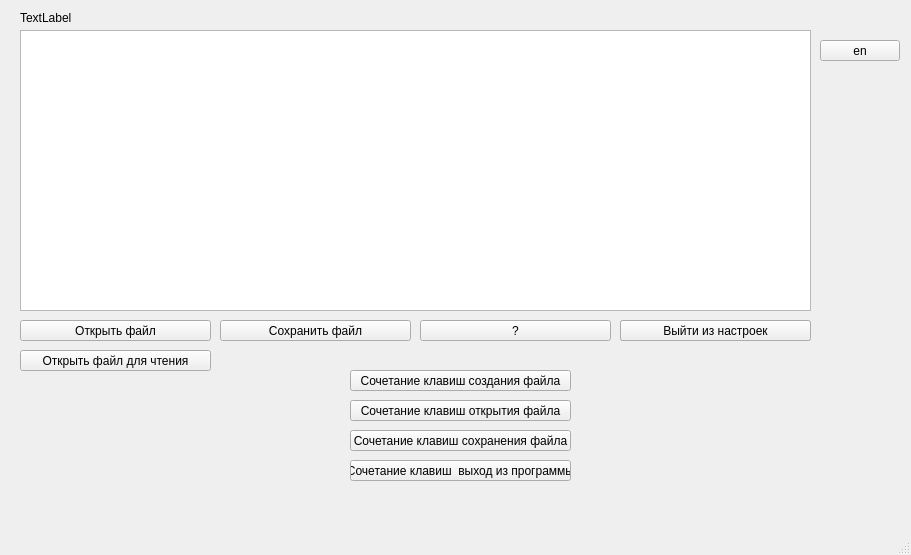
<?xml version="1.0" encoding="UTF-8"?>
<ui version="4.0">
 <class>MainWindow</class>
 <widget class="QMainWindow" name="MainWindow">
  <property name="geometry">
   <rect>
    <x>0</x>
    <y>0</y>
    <width>911</width>
    <height>555</height>
   </rect>
  </property>
  <property name="windowTitle">
   <string>MainWindow</string>
  </property>
  <widget class="QWidget" name="centralwidget">
   <widget class="QPlainTextEdit" name="plainTextEdit">
    <property name="geometry">
     <rect>
      <x>20</x>
      <y>30</y>
      <width>791</width>
      <height>281</height>
     </rect>
    </property>
   </widget>
   <widget class="QPushButton" name="pushButton">
    <property name="geometry">
     <rect>
      <x>20</x>
      <y>320</y>
      <width>191</width>
      <height>21</height>
     </rect>
    </property>
    <property name="text">
     <string>Открыть файл</string>
    </property>
   </widget>
   <widget class="QPushButton" name="pushButton_2">
    <property name="geometry">
     <rect>
      <x>220</x>
      <y>320</y>
      <width>191</width>
      <height>21</height>
     </rect>
    </property>
    <property name="text">
     <string>Сохранить файл</string>
    </property>
   </widget>
   <widget class="QLabel" name="label">
    <property name="geometry">
     <rect>
      <x>20</x>
      <y>10</y>
      <width>221</width>
      <height>16</height>
     </rect>
    </property>
    <property name="text">
     <string>TextLabel</string>
    </property>
   </widget>
   <widget class="QPushButton" name="pushButton_3">
    <property name="geometry">
     <rect>
      <x>420</x>
      <y>320</y>
      <width>191</width>
      <height>21</height>
     </rect>
    </property>
    <property name="text">
     <string>?</string>
    </property>
   </widget>
   <widget class="QPushButton" name="pushButton_4">
    <property name="geometry">
     <rect>
      <x>20</x>
      <y>350</y>
      <width>191</width>
      <height>21</height>
     </rect>
    </property>
    <property name="text">
     <string>Открыть файл для чтения</string>
    </property>
   </widget>
   <widget class="QPushButton" name="pushButton_5">
    <property name="geometry">
     <rect>
      <x>620</x>
      <y>320</y>
      <width>191</width>
      <height>21</height>
     </rect>
    </property>
    <property name="text">
     <string>Настройки</string>
    </property>
   </widget>
   <widget class="QPushButton" name="pushButton_6">
    <property name="geometry">
     <rect>
      <x>350</x>
      <y>430</y>
      <width>221</width>
      <height>21</height>
     </rect>
    </property>
    <property name="text">
     <string>Сочетание клавиш сохранения файла</string>
    </property>
   </widget>
   <widget class="QPushButton" name="pushButton_7">
    <property name="geometry">
     <rect>
      <x>350</x>
      <y>460</y>
      <width>221</width>
      <height>21</height>
     </rect>
    </property>
    <property name="text">
     <string>Сочетание клавиш  выход из программы</string>
    </property>
   </widget>
   <widget class="QPushButton" name="pushButton_8">
    <property name="geometry">
     <rect>
      <x>350</x>
      <y>400</y>
      <width>221</width>
      <height>21</height>
     </rect>
    </property>
    <property name="text">
     <string>Сочетание клавиш открытия файла</string>
    </property>
   </widget>
   <widget class="QPushButton" name="pushButton_9">
    <property name="geometry">
     <rect>
      <x>350</x>
      <y>370</y>
      <width>221</width>
      <height>21</height>
     </rect>
    </property>
    <property name="text">
     <string>Сочетание клавиш создания файла</string>
    </property>
   </widget>
   <widget class="QPushButton" name="pushButton_10">
    <property name="geometry">
     <rect>
      <x>620</x>
      <y>320</y>
      <width>191</width>
      <height>21</height>
     </rect>
    </property>
    <property name="text">
     <string>Выйти из настроек</string>
    </property>
   </widget>
   <widget class="QPushButton" name="pushButton_11">
    <property name="geometry">
     <rect>
      <x>820</x>
      <y>40</y>
      <width>80</width>
      <height>21</height>
     </rect>
    </property>
    <property name="text">
     <string>en</string>
    </property>
   </widget>
  </widget>
  <widget class="QMenuBar" name="menubar">
   <property name="geometry">
    <rect>
     <x>0</x>
     <y>0</y>
     <width>911</width>
     <height>20</height>
    </rect>
   </property>
  </widget>
  <widget class="QStatusBar" name="statusbar"/>
 </widget>
 <resources/>
 <connections/>
</ui>
